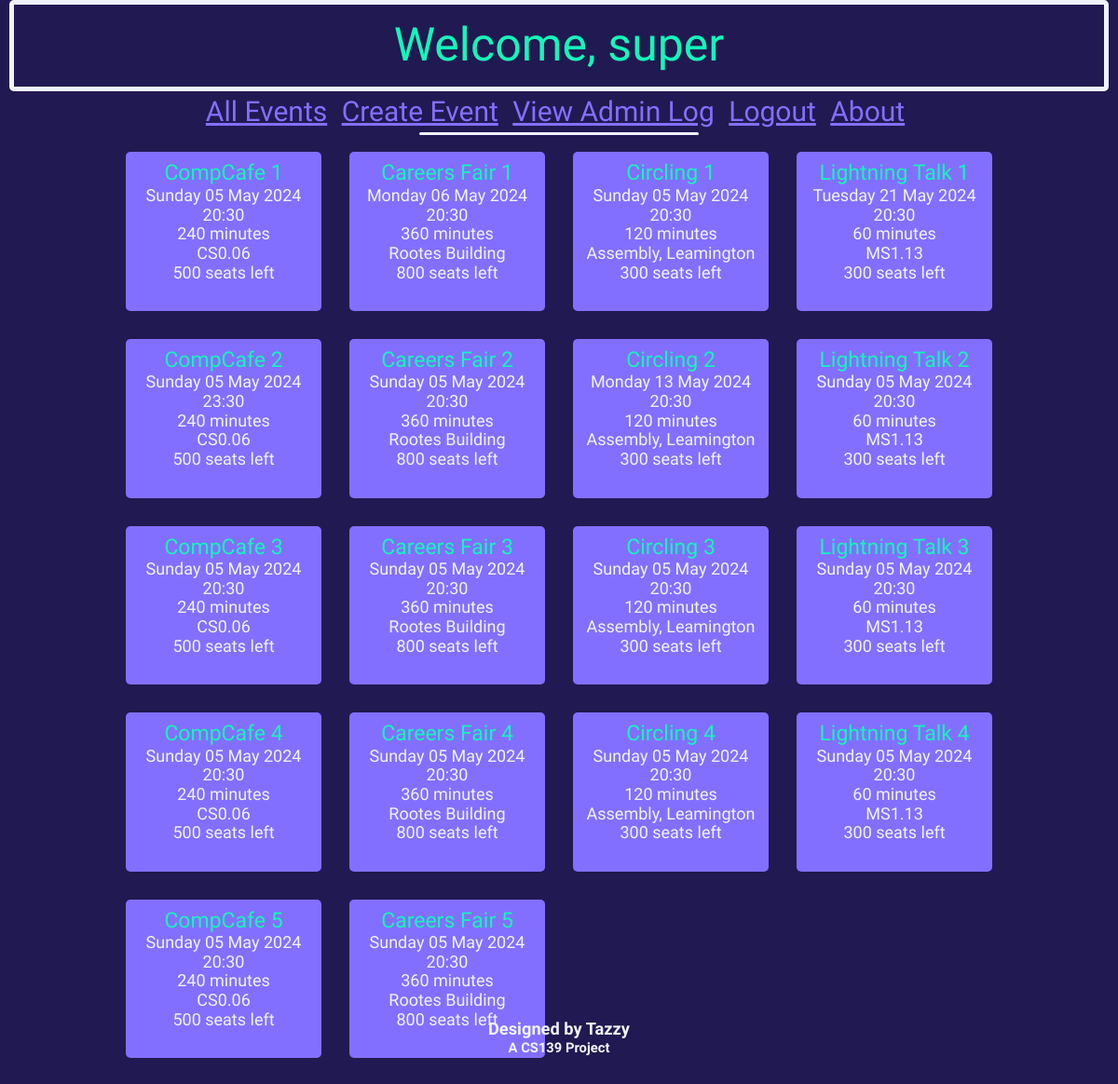
Before: /home (signed in) with the older database file.
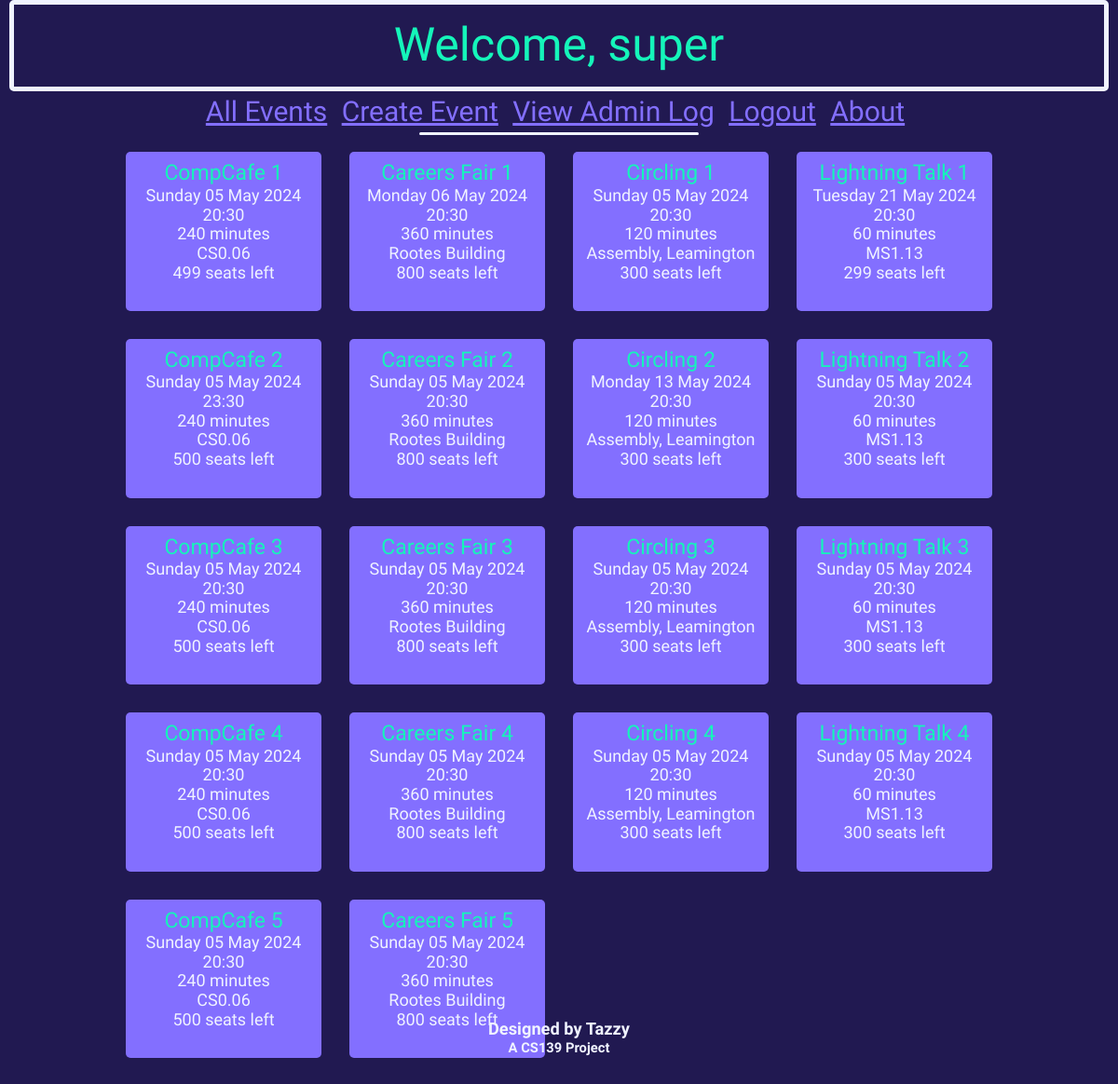
After: the same page with the newer database file.
### db_definition.py (models this page shows, shortened)
class User(UserMixin, db.Model):
    __tablename__ = "users"
    userClass = db.Column(db.String(10))
    user_id = db.Column(db.Integer, primary_key = True)
    username = db.Column(db.String(20), unique = True)
    email = db.Column(db.Text(), unique = True)
    hashedPass = db.Column(db.Text())

class Event(db.Model):
    __tablename__ = "events"
    event_id = db.Column(db.Integer, primary_key = True)
    name = db.Column(db.String(20))
    dateTime = db.Column(db.DateTime)
    duration = db.Column(db.Integer) # Minutes
    capacity = db.Column(db.Integer)
    ticketsSold = db.Column(db.Integer)
    location = db.Column(db.String(50))

### eventbyte.py (the view)
@app.route('/home')
def home():
    updateTickets()
    events=Event.query.all()
    return render_template('home.html', events=events, currTime = datetime.datetime.now())

### eventbyte.py (called while the page is built)
@loginManager.user_loader
def loadUser(user_id):
    return User.query.get(int(user_id))

def updateTickets():
    events = Event.query.all()
    for event in events:
        ticketNum = db.session.query(Ticket).where(Ticket.event_id == event.event_id, Ticket.status == "Upcoming").count()
        event.ticketsSold = ticketNum
        if event.ticketsSold >= (0.95 * event.capacity):
            sendEmail(user=User.query.filter_by(userClass="super").first(), event=event, EVENTNEARFULL=True)
        if event.dateTime <= datetime.datetime.now():
            tickets = db.session.query(Ticket).where(Ticket.event_id == event.event_id)
            for ticket in tickets:
                ticket.status = "Completed"
    db.session.commit()

### templates/home.html (shortened to what this page needs)
{% extends 'base.html' %}
{% block heading %}
    {% if current_user.is_authenticated %}
        <div class="title subtitle">
            Welcome, {{ current_user.username }}
        </div>
    {% else %}
        <div class="title" id="mainTitle">
            eventbyte
        </div>
    {% endif %}
{% endblock %}
{% block content %}
    {% with messages = get_flashed_messages() %}
        {% if messages %}
        <div class="loginFlashes">
            {% for message in messages %}
            <p> {{ message }} </p>
            {% endfor %}
        </div>
        {% else %}
            {% if not current_user.is_authenticated %}
                <h3 class="standardContent" style="text-align: center; margin-top: 3px;">To book or edit your events, log in or register.</h3>
            {% else %}
                <br>
            {% endif %}
        {% endif %}
    {% endwith %}
    {% include "eventList.html" %}
    <br><br>
{% endblock %}

### templates/base.html (shortened to what this page needs)
<!DOCTYPE html>
<html lang="en">
    <head>
        <link rel="stylesheet" type="text/css" href="/static/css/normalize.css">
        <link rel="stylesheet" type="text/css" href="/static/css/retro.css">
    </head>
    <body>
        {% block heading %} {% endblock %}
        {% include "navbar.html" %}
        {% block content %} {% endblock %}
        {% include "acknowledgements.html" %}
    </body>
</html>

### templates/navbar.html
<nav>
    {% if current_user.userClass == "super" %}
        <a href="/superHome">All Events</a>
        <a href="/createEvent">Create Event</a>
        <a href="../static/adminLog.txt" download="adminLog.txt">View Admin Log</a>
    {% elif current_user.is_authenticated %}
        <a href="/home">Home Page</a>
        <a href="/myEvents">My Events</a>
    {% else %}
        <a href="/home">Home Page</a>
    {% endif %}
    {% if current_user.is_authenticated %}
        <a href='/logout'>Logout</a>
    {% else %}
        <a href='/login'>Login</a>
        <a href='/register'>Register</a>
        <a href="/resetPass">Reset Password</a>
    {% endif %}
    <a href="/about">About</a>
</nav>
<div id="navunderline">
</div>

### templates/eventList.html (shortened to what this page needs)
<div class="eventsList">
    {% for event in events %}
        {% if event.dateTime > currTime %}
            <div class="event">
                <a href="/viewEvent?eventid={{event.event_id}}" style="text-decoration: none;"><span class="titleRef" style="font-size: 23px;">{{ event.name }}</span></a><br>
                {{ event.dateTime.strftime('%A') }} {{ event.dateTime.strftime('%d') }} {{ event.dateTime.strftime('%b') }} {{ event.dateTime.strftime('%Y') }}<br>
                {{ event.dateTime.strftime('%H') }}:{{ event.dateTime.strftime('%M') }}<br>
                {{ event.duration }} minutes<br>
                {{ event.location }}<br>
                {% if current_user.userClass == "super" %}
                    {{ event.capacity - event.ticketsSold }} seats left<br><br>
                {% elif event.ticketsSold == event.capacity %}
                    <span style="color: red;"><strong>SOLD OUT</strong></span><br>
                {% elif (event.ticketsSold >= (0.95 * event.capacity)) %}
                    <span style="color: red;"><strong>TICKETS LOW</strong></span><br>{{event.capacity - event.ticketsSold}} tickets left.<br>
                {% else %}
                    <br>
                {% endif %}
            </div>
        {% endif %}
    {% endfor %}
</div>

### templates/acknowledgements.html
<div id="acknowledgements">
    <h5 style="margin-bottom: 2px;">Designed by Tazzy</h5>
    <h6 style="margin-top: 0px;">A CS139 Project</h6>
</div>

### static/css/retro.css (style rules this page uses)
body { background-color: #211951; }
#navunderline { margin: auto; width: 25%; border-bottom: 3px #F0F3FF solid; border-radius: 3px; }
nav { font-family: 'Anta', serif; text-align: center; font-size: 30px; padding: 5px; margin: 0; }
nav a { margin-right: 8px; border-radius: 3px; color: #836FFF; }
.title { margin: auto; width: 95%; border: #F0F3FF 5px solid; padding: 15px; font-family: 'Anta', serif; font-size: 70px; color: #15F5BA; border-radius: 5px; text-align: center; position: relative; }
.subtitle { font-size: 50px; }
#acknowledgements { font-family: 'Anta', serif; text-align: center; position: fixed; margin: auto; bottom: 5px; width: 100%; color: #F0F3FF; font-size: 22px; }
.titleRef { color: #15F5BA; font-family: 'Anta', serif; }
.eventsList { display: grid; grid-gap: 30px; justify-content: center; grid-template-columns: repeat(4, calc(25% - 30px)); width: 80%; margin: auto; text-align: center; font-family: 'Kanit', sans-serif; font-weight: 400; font-style: normal; font-size: 18px; color: #F0F3FF; }
.event { display:block; margin-left: 1.25%; margin-right: 1.25%; padding: 10px; border-radius: 5px; background-color: #836FFF; margin: 0; }

Changed rows visible on the page:
changed Event "CompCafe 1": event.capacity-event.ticketsSold "500" → "499"
changed Event "Lightning Talk 1": event.capacity-event.ticketsSold "300" → "299"
